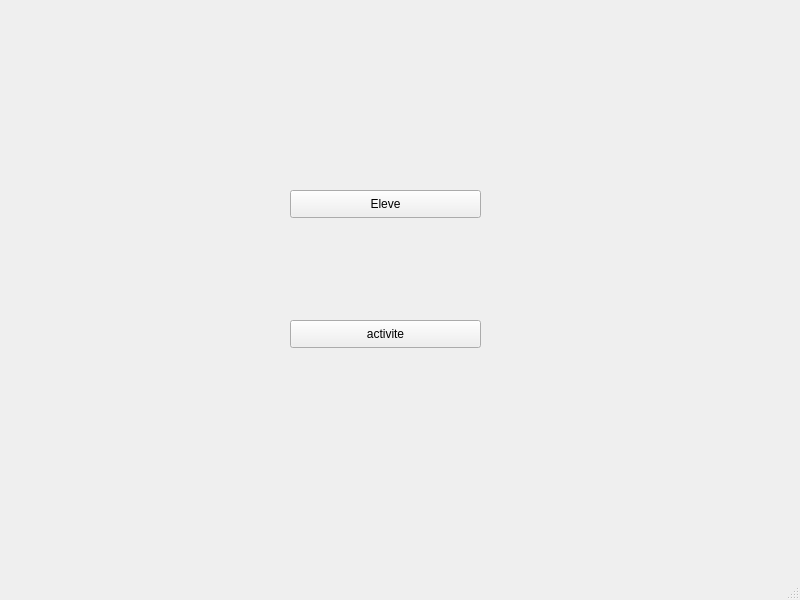
<?xml version="1.0" encoding="UTF-8"?>
<ui version="4.0">
 <class>MainW</class>
 <widget class="QMainWindow" name="MainW">
  <property name="geometry">
   <rect>
    <x>0</x>
    <y>0</y>
    <width>800</width>
    <height>600</height>
   </rect>
  </property>
  <property name="windowTitle">
   <string>MainWindow</string>
  </property>
  <widget class="QWidget" name="centralwidget">
   <widget class="QPushButton" name="pushButton">
    <property name="geometry">
     <rect>
      <x>290</x>
      <y>190</y>
      <width>191</width>
      <height>28</height>
     </rect>
    </property>
    <property name="text">
     <string>Eleve</string>
    </property>
   </widget>
   <widget class="QPushButton" name="pushButton_2">
    <property name="geometry">
     <rect>
      <x>290</x>
      <y>320</y>
      <width>191</width>
      <height>28</height>
     </rect>
    </property>
    <property name="text">
     <string>activite</string>
    </property>
   </widget>
  </widget>
  <widget class="QMenuBar" name="menubar">
   <property name="geometry">
    <rect>
     <x>0</x>
     <y>0</y>
     <width>800</width>
     <height>26</height>
    </rect>
   </property>
  </widget>
  <widget class="QStatusBar" name="statusbar"/>
 </widget>
 <resources/>
 <connections/>
</ui>
